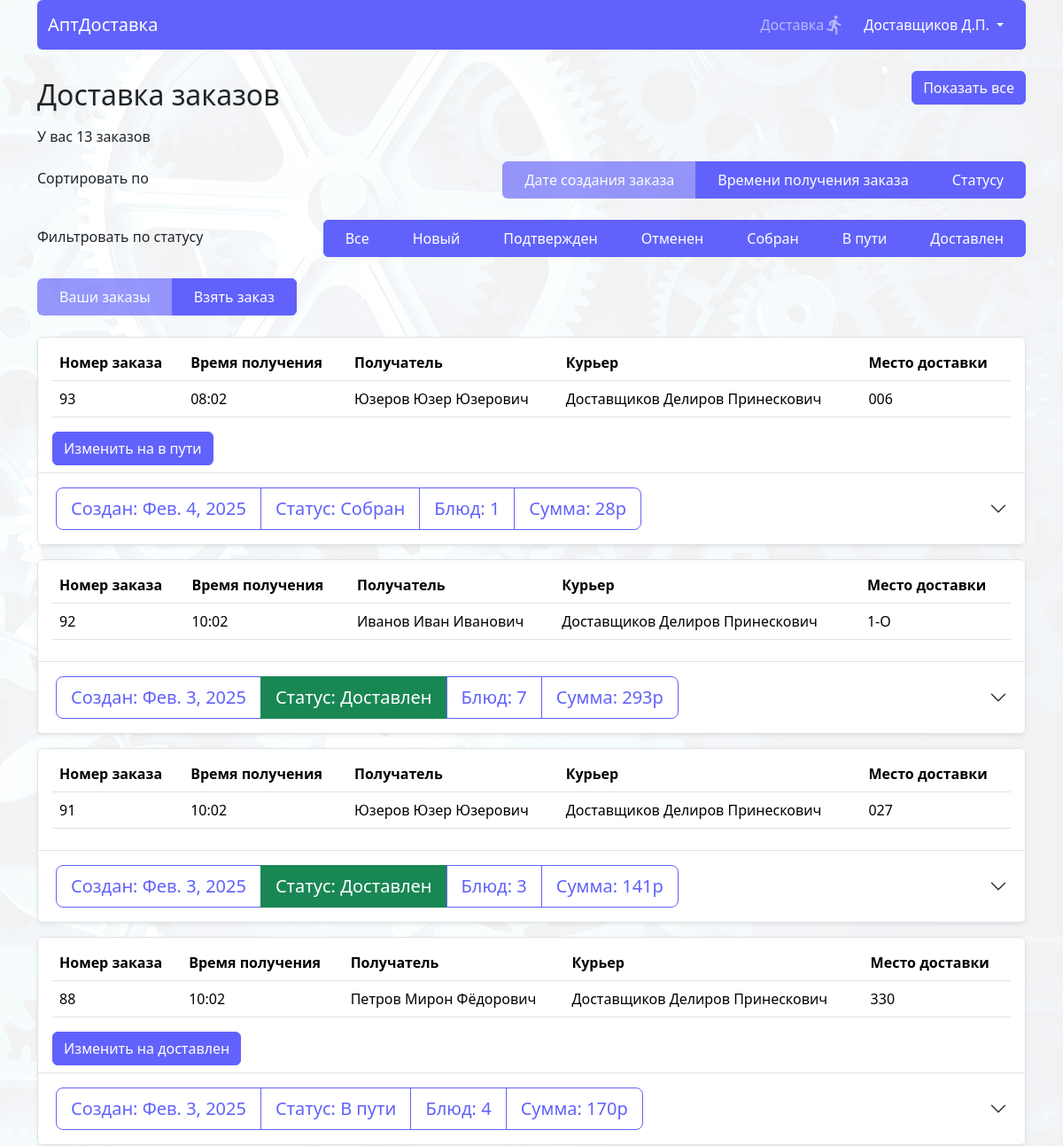
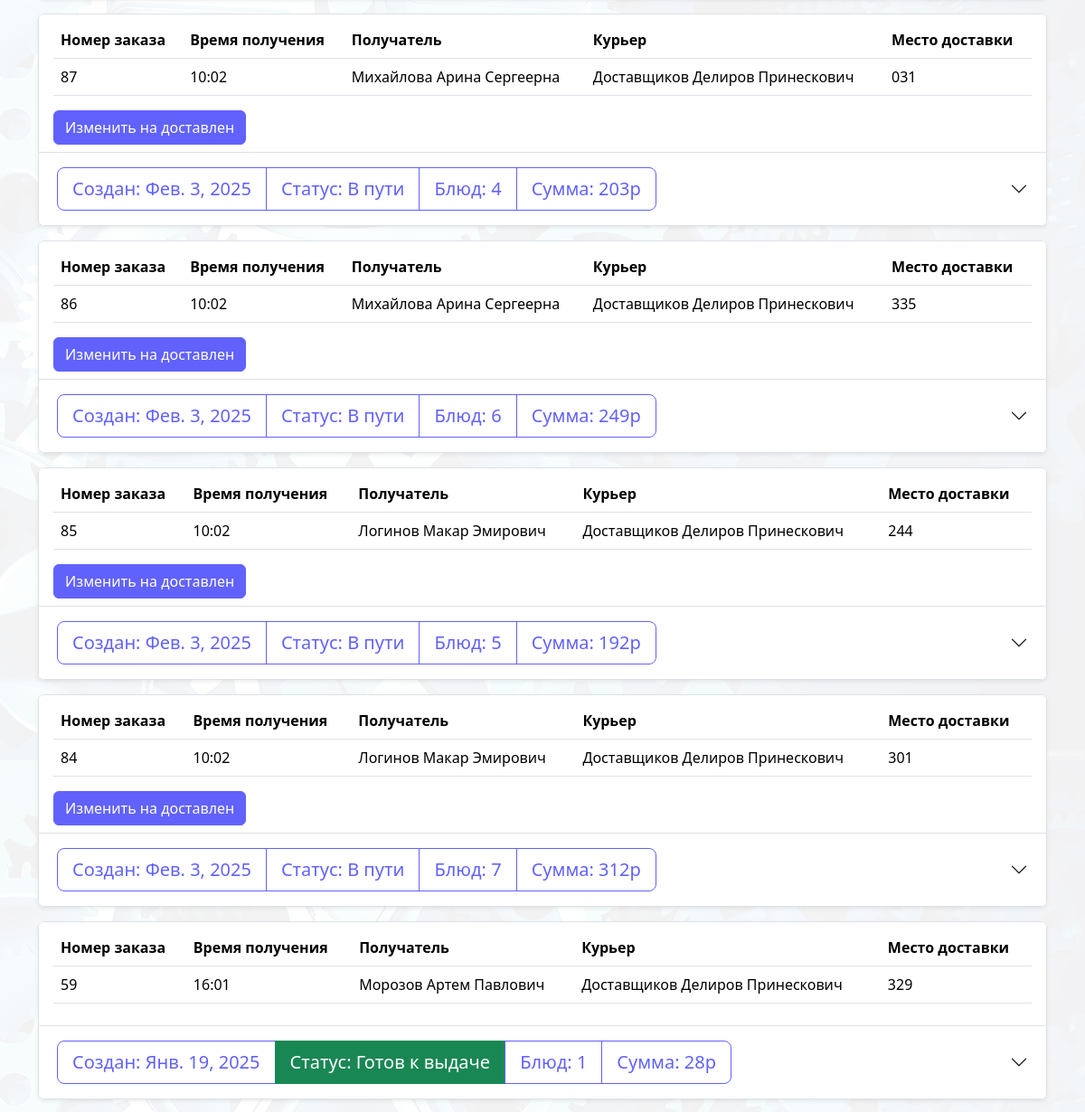
The app's page /deliver/deliver_orders/ (signed in, upper part), older data (2 pictures, top to bottom).
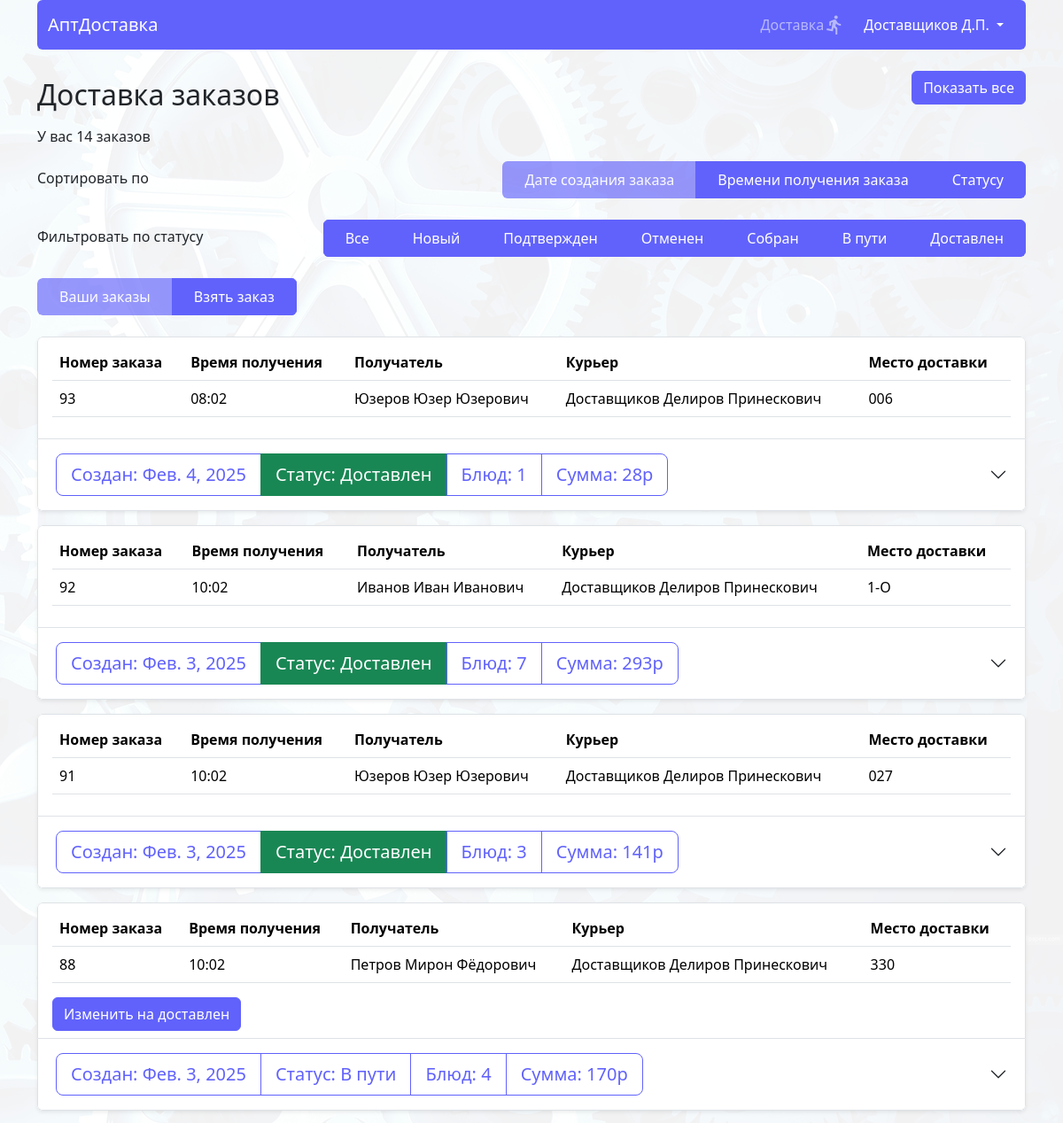
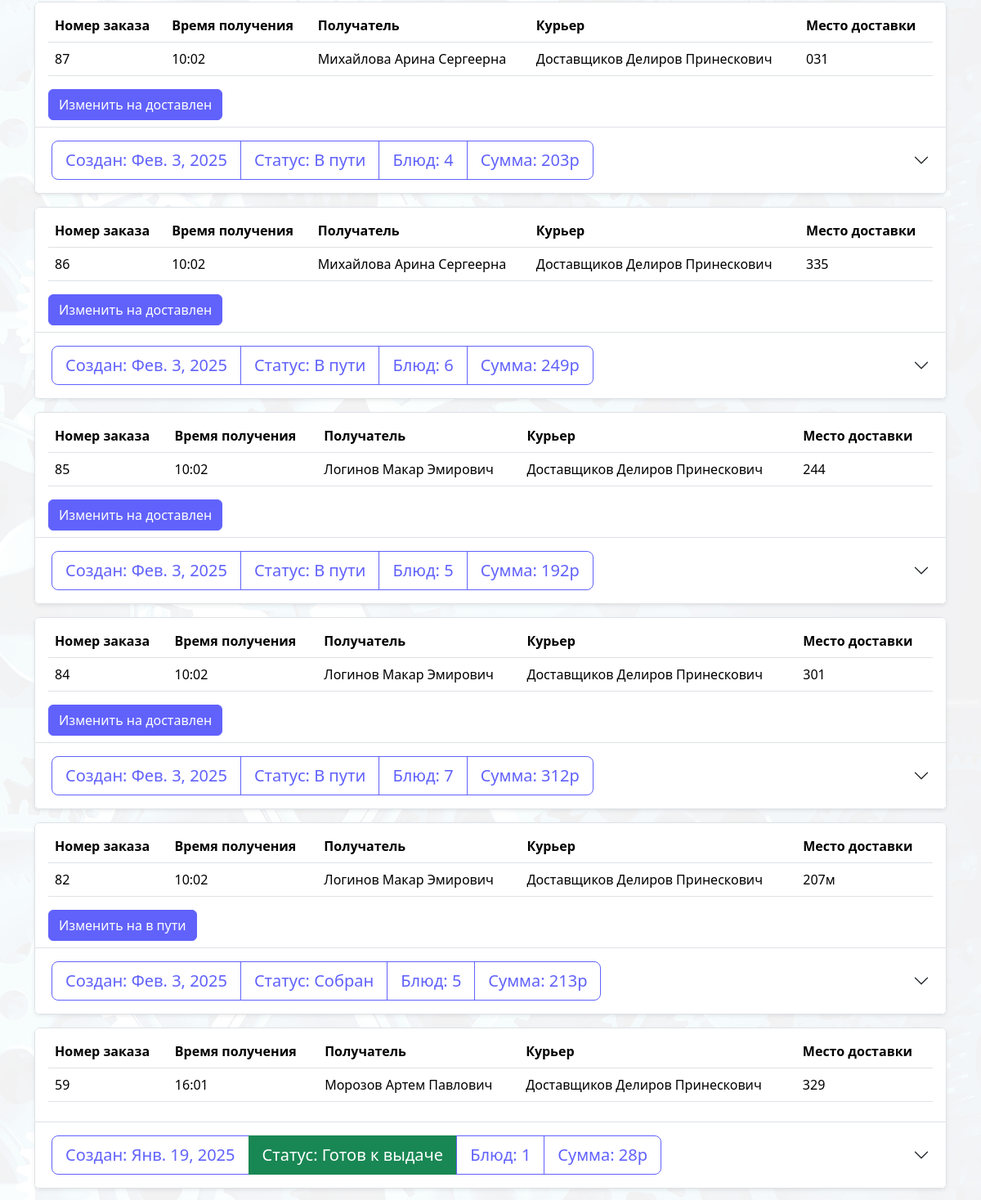
The same page, newer data (2 pictures, top to bottom).
### log_reg/models.py (models this page shows)
class User(AbstractUser):
    username = models.CharField('Логин', max_length=150, unique=True,
                                help_text="Обязательное поле. Только латиница, цифры и тире.",
                                validators=[LoginValidator()],
                                error_messages={"unique": _("Пользователь с таким именем уже существует"), })
    first_name = models.CharField(_("first name"), max_length=150, validators=[NameValidator()])
    last_name = models.CharField(_("last name"), max_length=150, validators=[NameValidator()])
    patronymic = models.CharField('Отчество', max_length=150, blank=True, validators=[NameValidator()])
    def __str__(self):
        return "%s %s %s" % (self.last_name, self.first_name, self.patronymic, )

### order/models.py (models this page shows, shortened)
class Status(models.Model):
    name = models.CharField(max_length=30)
    class Meta:
        verbose_name = 'Статус'
        verbose_name_plural = 'Статусы'
    def __str__(self):
        return self.name

class Order(models.Model):
    user = models.ForeignKey(User, on_delete=models.CASCADE, verbose_name='Пользователь', limit_choices_to=Q(is_superuser=False) & Q(is_staff=False) & Q(groups__isnull=True),)
    date_create = models.DateTimeField(verbose_name='Дата заказа', auto_now_add=True)
    order_date = models.DateTimeField(default=get_default_created_at, verbose_name='Дата и время получения заказа')
    status = models.ForeignKey('Status', on_delete=models.CASCADE, verbose_name='Статус', default=1)
    result = models.CharField(max_length=50, verbose_name='Причина отказа', blank=True, null=True)
    user_comment = models.TextField(blank=True, verbose_name='Комментарий пользователя к заказу', help_text='Не обязательное поле')
    cab = models.ForeignKey(Cabinet, on_delete=models.CASCADE, verbose_name='Кабинет', default=1)
    deliver = models.ForeignKey(
        User,
        on_delete=models.SET_NULL,
        related_name='courier_orders',
        blank=True,
        null=True,
        limit_choices_to={'groups__name': 'deliver'},
        verbose_name="Курьер"
    )
    @property
    def total_amount(self):
        total = 0
        for item in self.ordermeal_set.all():  # ordermeal_set - обратный related_name
            total += item.meal.price * item.amount
        return total
    total_amount.fget.short_description = 'Сумма заказа'
    @property
    def amount(self):
        return OrderMeal.objects.filter(order=self.pk).aggregate(Sum('amount'))['amount__sum']
    amount.fget.short_description = 'Количество'
    @property
    def meals(self):
        return OrderMeal.objects.filter(order=self.pk)
    class Meta:
        verbose_name = 'Заказ'
        verbose_name_plural = 'Заказы'

class OrderMeal(models.Model):
    order = models.ForeignKey(Order, on_delete=models.CASCADE, verbose_name="Заказ")
    meal = models.ForeignKey(Meal, on_delete=models.CASCADE, verbose_name="Блюдо")
    amount = models.IntegerField(verbose_name='Количество товаров')
    class Meta:
        verbose_name = 'Заказ блюд'
        verbose_name_plural = 'Заказы блюд'
    @property
    def total_price(self):
        return self.meal.price * self.amount

### cart/models.py (models this page shows)
class Cabinet(models.Model):
    num = models.CharField(max_length=10, verbose_name="Номер")
    name = models.CharField(max_length=100, verbose_name="Название")
    def __str__(self):
        return self.num
    class Meta:
        verbose_name = 'Кабинет'
        verbose_name_plural = 'Кабинеты'

### home/models.py (models this page shows, shortened)
class Meal(models.Model):
    name = models.CharField(max_length=150, verbose_name="Название")
    price = models.IntegerField(verbose_name="Цена (руб.)")
    out = models.CharField(max_length=10, verbose_name="Выход")
    image = models.ImageField(upload_to='images', verbose_name="Изображение")
    category = models.ForeignKey(Category, default=None, on_delete=models.CASCADE,
                                 verbose_name="Категория", related_name='meals')
    quantity = models.IntegerField(default=3, verbose_name="Количество")
    class Meta:
        verbose_name = 'Блюдо'
        verbose_name_plural = 'Блюда'

### deliver/views.py (the view)
# urls.py: path('deliver/deliver_orders/', views.deliver_orders, name="deliver_orders"),
@login_required
def deliver_orders(request, order='-date_create', filter=0):
    context = {}
    context['order'] = order
    context['filter'] = filter
    context['count'] = Order.objects.filter(deliver=request.user).count()
    context['statuses'] = Status.objects.filter(~Q(id=5))
    orders = Order.objects.filter(deliver=request.user).order_by(order)
    if filter:
        orders = Order.objects.filter(deliver=request.user, status=filter).order_by(order)
    context['orders'] = orders  # Фильтруем заказы
    return render(request, 'deliver/order_list.html', context)

### deliver/templates/deliver/order_list.html (shortened to what this page needs)
{% extends 'home/base.html' %}
{% load static %}
{% block body %}
<div class="d-flex justify-content-between flex-wrap align-items-center">
    <h2 class=" ps-0  px-3 py-2">Доставка заказов</h2>
    <div class="d-flex justify-content-end z-1">
        <button class="view_all btn btn-primary position-fixed " style="top:80px;">Показать все</button>
    </div>
</div>
<p>У вас <span id="count">{{count}}</span> заказов</p>
<div class="d-flex flex-wrap align-items-center justify-content-between  z-1 rounded-2 overflow-hidden     mb-4"
     style="top: 80px;">
    <div class="mb-1">Сортировать по</div>
    <div class="btn-group overflow-x-auto dragscroll flex-row ">
        <a href="{% url 'deliver_orders' order='-date_create' filter=filter %}"
           class="btn btn-primary rounded-0 d-flex px-4 align-items-center justify-content-center px-4 py-2 {% if '-date_create' == order %}disabled{% endif %}">
            Дате создания заказа
        </a>
        <a href="{% url 'deliver_orders' order='-order_date' filter=filter %}"
           class="btn btn-primary rounded-0 d-flex px-4 align-items-center justify-content-center px-4 py-2 {% if '-order_date' == order %}disabled{% endif %}">
            Времени получения заказа
        </a>
        <a href="{% url 'deliver_orders' order='status' filter=filter %}"
           class="btn btn-primary rounded-0 d-flex px-4 align-items-center justify-content-center px-4 py-2 {% if 'status' == order %}disabled{% endif %}">
            Статусу
        </a>
    </div>
</div>
<div class="d-flex flex-wrap align-items-center justify-content-between  z-1 rounded-2 overflow-hidden     mb-4"
     style="top: 80px;">
    <div class="mb-1">Фильтровать по статусу</div>
    <div  class="btn-group overflow-x-auto dragscroll flex-row ">
        <a href="{% url 'deliver_orders' %}"
           class="btn btn-primary rounded-0 d-flex px-4 align-items-center justify-content-center px-4 py-2">
            Все
        </a>
        {% for status in statuses %}
        <a href="{% url 'deliver_orders' order=order filter=status.id %}"
           class="btn btn-primary rounded-0 d-flex px-4 align-items-center justify-content-center px-4 py-2 {% if status.id == filter %}disabled{% endif %}">
            {{ status.name }}
        </a>
        {% endfor %}
    </div>
</div>
<div class="d-flex flex-wrap align-items-center justify-content-between  z-1 rounded-2 overflow-hidden     mb-4"
     style="top: 80px;">
    <div class="btn-group overflow-x-auto dragscroll flex-row ">
        <a href="{% url 'deliver_orders' %}"
           class="btn btn-primary rounded-0 d-flex px-4 align-items-center justify-content-center px-4 py-2 {% if 'deliver_orders' in request.path %}disabled{% endif %}">
            Ваши заказы
        </a>
        <a href="{% url 'deliver' %}"
           class="btn btn-primary rounded-0 d-flex px-4 align-items-center justify-content-center px-4 py-2 {% if 'order_list' in request.path %}disabled{% endif %}">
            Взять заказ
        </a>
    </div>
</div>
{% include 'order/elements/order_item.html'%}
{% endblock %}

### home/templates/home/base.html (shortened to what this page needs)
{% load static %}
<!DOCTYPE html>
<html lang="ru">
<head>
    <link rel="stylesheet" href="{% static 'home/css/bootstrap.css' %}">
    <link rel="stylesheet" href="{% static 'home/css/style.css' %}">
    <link rel="stylesheet" href="{% static 'home/css/bootstrap-icons-1.11.3/font/bootstrap-icons.css'%}">
</head>
<body class="d-flex flex-column min-vh-100 container">
{% include 'home/elements/header.html' %}
<main class="my-4">
    {% block body %}
    {% endblock %}
</main>
</body>
</html>

### home/templates/home/css/style.html (shortened to what this page needs)
{% load static %}

### home/templates/home/elements/header.html (shortened to what this page needs)
<header class="sticky-top z-3  ">
    <nav class="navbar navbar-expand-lg bg-primary rounded" data-bs-theme="dark">
        <div class="container-fluid">
            <a class="navbar-brand" href="/">АптДоставка</a>
            <div class="collapse navbar-collapse justify-content-end" id="navbarText">
                <ul class="navbar-nav mb-2 mb-lg-0">
                    {% if request.user.is_authenticated %}
                    {% if request.user.groups.all.0.name == "deliver" %}
                    <li class="nav-item">
                        <a class="nav-link d-flex align-items-center justify-content-center"
                           href="{% url 'deliver'%}">Доставка
                        <span class="material-icons">directions_run</span>
                        </a>
                    </li>
                    {% endif %}
                    {% endif %}
                </ul>
            </div>
            <div class="form-inline order-lg-3">
                <ul class="navbar-nav d-flex flex-row align-items-center justify-content-center">
                    {% if request.user.is_authenticated %}
                    <li class="nav-item dropdown">
                        <button class="btn btn-primary dropdown-toggle" data-bs-toggle="dropdown" aria-expanded="false">
                            {{user.last_name}}
                            {{user.first_name|slice:"1"}}.{%if user.patronymic %}{{user.patronymic|slice:"1"}}.{% endif %}
                        </button>
                    </li>
                    {% endif %}
                </ul>
            </div>
        </div>
    </nav>
</header>

### order/templates/order/elements/order_item.html (shortened to what this page needs)
{% load humanize %}
<div class="accordion row">
    {% for order in orders%}
    <div>
        <div class="bg-white rounded-2 overflow-hidden shadow-sm mb-3">
            <div class="border rounded-top px-3 py-2">
                {% if request.user.groups.all.0.name == "deliver" %}
                <table class="table fs-6">
                    <thead>
                    <tr>
                        <th scope="col">Номер заказа</th>
                        <th scope="col">Время получения</th>
                        <th scope="col">Получатель</th>
                        <th scope="col">Курьер</th>
                        <th scope="col">Место доставки</th>
                    </tr>
                    </thead>
                    <tbody>
                    <tr>
                        <td>{{ order.id}}</td>
                        <td>{{order.order_date|date:'H:m'}}</td>
                        <td>{{order.user}}</td>
                        {% if order.deliver %}
                        <td>{{order.deliver}}</td>
                        {% else %}
                        <td>Курьер не выбран</td>
                        {% endif %}
                        <td>{{order.cab}}</td>
                    </tr>
                    </tbody>
                </table>
                {% if 'order_list' in request.path %}
                <button class="take_order btn btn-primary" data-id="{{order.id}}">Взять</button>
                {% elif 'deliver_order' in request.path %}
                {% if order.status.id == 4 %}
                <button class="in_way btn btn-primary" data-id="{{order.id}}">Изменить на в пути</button>
                {%  elif order.status.id == 6 %}
                <button class="delivered btn btn-primary" data-id="{{order.id}}">Изменить на доставлен</button>
                {% endif %}
                {% endif %}
                {% else %}
                <div class="d-flex justify-content-between flex-wrap align-items-center">
                    <p class="fs-3 "><span>Заказ</span> №
                                {{ order.id }} на {{ order.order_date }}</p>
                    <p class="fs-3">{{order.cab}}</p>
                </div>
                {% endif%}
            </div>
            <div class="accordion-item ">
                <h2 class="accordion-header">
                    <button class="accordion-button collapsed" type="button" data-bs-toggle="collapse"
                            data-bs-target="#order_{{ order.id }}" aria-expanded="false"
                            aria-controls="order_{{ order.id }}">
                        <div class="order_view btn-group order_info btn-group-lg  bg-white"
                             data-id="{{ order.id }}">
                            <div class="btn btn-outline-primary">
                                <span>Создан: </span>{{ order.date_create|naturalday}}
                            </div>
                            <div class="btn
                            {% if order.status.id  == 1%} btn-primary
                            {% elif order.status.id == 2 or order.status.id == 7 or order.status.id == 5 %}btn-success
                            {%elif order.status.id == 3%}btn-danger
                            {% else %}btn-outline-primary{%endif%}">
                                Статус: <span data-id="{{order.id}}"> {{ order.status }} </span>
                            </div>
                            <div class="btn btn-outline-primary">
                                <span>Блюд:</span>
                                {{ order.amount }}
                            </div>
                            <div class="btn btn-outline-primary">
                                <span>Сумма:</span>
                                {{ order.total_amount }}р
                            </div>
                        </div>
                    </button>
                </h2>
            </div>
        </div>
    </div>
    {% empty %}
    {% include 'home/elements/danger.html' with text='Заказов нет'%}
    {% endfor %}
</div>

### home/templates/home/elements/footer.html (shortened to what this page needs)
{% load static %}

### home/static/home/css/style.css (style rules this page uses)
body { background-image: url('../images/fon/fon.png'); background-size: 100%; background-attachment: fixed; }
.table tbody tr { cursor: pointer; }

Row changes from the older to the newer data that the page shows:
changed Order "Фев. 4, 2025": status "Собран" → "Доставлен"; no longer shows "Изменить на в пути"
now on this page (row edited): Order: id "82", order_date "10:02", user "Логинов Макар Эмирович", deliver "Доставщиков Делиров Принескович", cab "207м", date_create "Фев. 3, 2025", status "Собран", amount "5", total_amount "213"
Text that changed along with them:
{{ count }}: "13" → "14"
